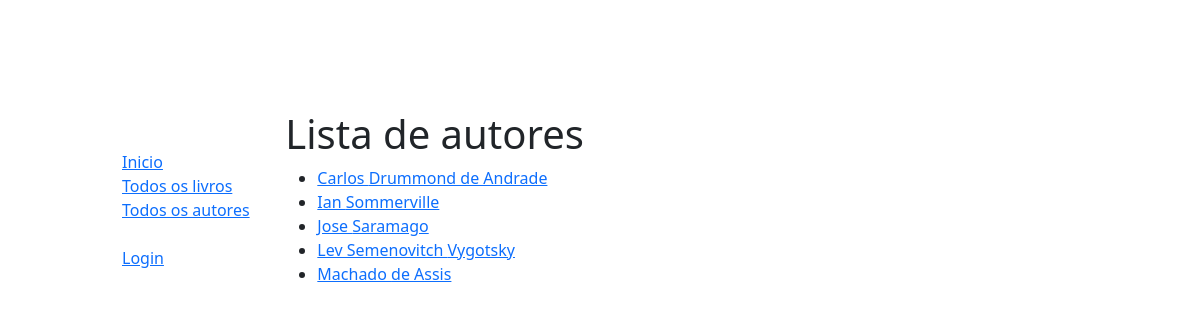
The page /catalog/autores/ on the database its author committed.
### catalog/models.py (models this page shows, shortened)
class Autor(models.Model):
    nome = models.CharField(max_length=100)
    sobrenome = models.CharField(max_length=100)
    data_nascimento = models.DateField(null=True, blank=True)
    data_morte = models.DateField('Data da morte', null= True, blank= True)
    class Meta:
        ordering = ['nome','sobrenome']
        permissions = [('pode_criar_atualizar_autor', 'Cria/Atualiza autor'),('pode_deletar_autor','Deleta autor')]
    def get_absolute_url(self):
        return reverse('autor-detail', args=[str(self.id)])

### catalog/views.py (the view)
# urls.py: path('autores/', views.AutorListView.as_view(), name = 'autores'),
class AutorListView(generic.ListView):
    model = Autor

### catalog/templates/catalog/autor_list.html
{% extends "base_generic.html" %}
{% block content %}
  <h1>Lista de autores</h1>
  {% if autor_list %}
  <ul>
    {% for autor in autor_list %}
      <li>
        <a href=" {{ autor.get_absolute_url }}">{{ autor.nome }} {{ autor.sobrenome }} </a>
      </li>
    {% endfor %}
  </ul>
  {% else %}
    <p>Não há autores cadastrados.</p>
  {% endif %}
{% endblock %}

### catalog/static/css/style.css (style rules this page uses)
body { margin: 10px;padding:100px; }

### rows shown on the page
Autor: nome "Carlos", sobrenome "Drummond de Andrade"
Autor: nome "Ian", sobrenome "Sommerville"
Autor: nome "Jose", sobrenome "Saramago"
Autor: nome "Lev Semenovitch", sobrenome "Vygotsky"
Autor: nome "Machado", sobrenome "de Assis"
